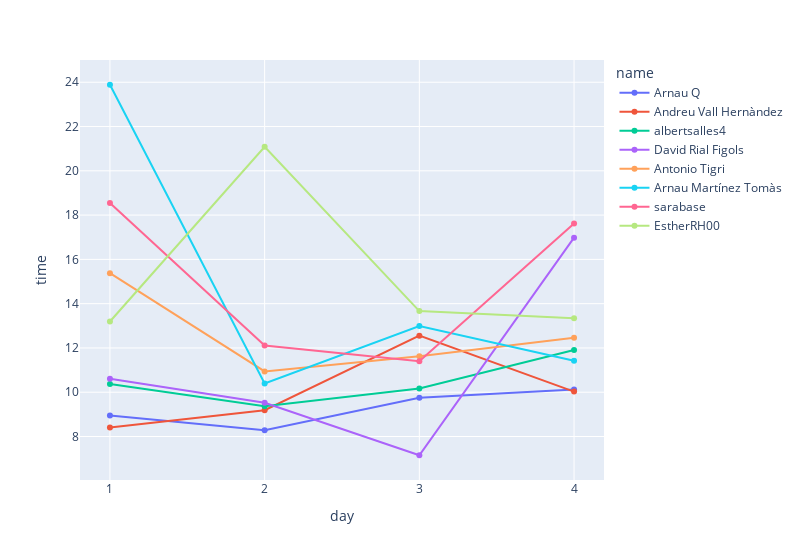

Notebook cell for this chart:
### Code cell
import plotly.express as px

plt.figure(figsize=(4,4))

fig = px.line(times, x='day', y='time', line_group='name', color='name', markers=True, width=800)
fig.update_yaxes(dtick=2)
fig.update_xaxes(dtick=1)

fig.show()

### Figure 1 — Plotly figure (JSON) as saved in the notebook; plotly's stock layout.template omitted (floating-point values rounded to 4 significant figures)
{"data": [{"hovertemplate": "name=Arnau Q<br>day=%{x}<br>time=%{y}<extra></extra>", "legendgroup": "Arnau Q", "line": {"color": "#636efa", "dash": "solid"}, "marker": {"symbol": "circle"}, "mode": "markers+lines", "name": "Arnau Q", "orientation": "v", "showlegend": true, "type": "scatter", "x": [1, 2, 3, 4], "xaxis": "x", "y": [8.947, 8.284, 9.747, 10.12], "yaxis": "y"}, {"hovertemplate": "name=Andreu Vall Hernàndez<br>day=%{x}<br>time=%{y}<extra></extra>", "legendgroup": "Andreu Vall Hernàndez", "line": {"color": "#EF553B", "dash": "solid"}, "marker": {"symbol": "circle"}, "mode": "markers+lines", "name": "Andreu Vall Hernàndez", "orientation": "v", "showlegend": true, "type": "scatter", "x": [1, 2, 3, 4], "xaxis": "x", "y": [8.408, 9.188, 12.55, 10.03], "yaxis": "y"}, {"hovertemplate": "name=albertsalles4<br>day=%{x}<br>time=%{y}<extra></extra>", "legendgroup": "albertsalles4", "line": {"color": "#00cc96", "dash": "solid"}, "marker": {"symbol": "circle"}, "mode": "markers+lines", "name": "albertsalles4", "orientation": "v", "showlegend": true, "type": "scatter", "x": [1, 2, 3, 4], "xaxis": "x", "y": [10.37, 9.364, 10.17, 11.9], "yaxis": "y"}, {"hovertemplate": "name=David Rial Figols<br>day=%{x}<br>time=%{y}<extra></extra>", "legendgroup": "David Rial Figols", "line": {"color": "#ab63fa", "dash": "solid"}, "marker": {"symbol": "circle"}, "mode": "markers+lines", "name": "David Rial Figols", "orientation": "v", "showlegend": true, "type": "scatter", "x": [1, 2, 3, 4], "xaxis": "x", "y": [10.61, 9.525, 7.153, 16.98], "yaxis": "y"}, {"hovertemplate": "name=Antonio Tigri<br>day=%{x}<br>time=%{y}<extra></extra>", "legendgroup": "Antonio Tigri", "line": {"color": "#FFA15A", "dash": "solid"}, "marker": {"symbol": "circle"}, "mode": "markers+lines", "name": "Antonio Tigri", "orientation": "v", "showlegend": true, "type": "scatter", "x": [1, 2, 3, 4], "xaxis": "x", "y": [15.38, 10.94, 11.63, 12.46], "yaxis": "y"}, {"hovertemplate": "name=Arnau Martínez Tomàs<br>day=%{x}<br>time=%{y}<extra></extra>", "legendgroup": "Arnau Martínez Tomàs", "line": {"color": "#19d3f3", "dash": "solid"}, "marker": {"symbol": "circle"}, "mode": "markers+lines", "name": "Arnau Martínez Tomàs", "orientation": "v", "showlegend": true, "type": "scatter", "x": [1, 2, 3, 4], "xaxis": "x", "y": [23.89, 10.4, 12.99, 11.42], "yaxis": "y"}, {"hovertemplate": "name=sarabase<br>day=%{x}<br>time=%{y}<extra></extra>", "legendgroup": "sarabase", "line": {"color": "#FF6692", "dash": "solid"}, "marker": {"symbol": "circle"}, "mode": "markers+lines", "name": "sarabase", "orientation": "v", "showlegend": true, "type": "scatter", "x": [1, 2, 3, 4], "xaxis": "x", "y": [18.55, 12.11, 11.4, 17.62], "yaxis": "y"}, {"hovertemplate": "name=EstherRH00<br>day=%{x}<br>time=%{y}<extra></extra>", "legendgroup": "EstherRH00", "line": {"color": "#B6E880", "dash": "solid"}, "marker": {"symbol": "circle"}, "mode": "markers+lines", "name": "EstherRH00", "orientation": "v", "showlegend": true, "type": "scatter", "x": [1, 2, 3, 4], "xaxis": "x", "y": [13.19, 21.08, 13.67, 13.34], "yaxis": "y"}], "layout": {"legend": {"title": {"text": "name"}, "tracegroupgap": 0}, "margin": {"t": 60}, "width": 800, "xaxis": {"anchor": "y", "domain": [0, 1], "dtick": 1, "title": {"text": "day"}}, "yaxis": {"anchor": "x", "domain": [0, 1], "dtick": 2, "title": {"text": "time"}}}}
